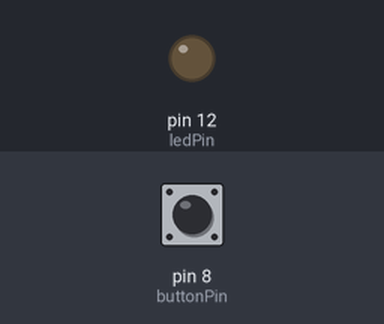
Bench run of a sketch on a simulated Arduino Uno, built with avr-gcc and run on an emulated ATmega328P. On the bench: output pins drawn as LEDs (lit = HIGH). The test bench sets the inputs (shaded band); at power-on: pin 8 (buttonPin) LOW.

Above: at 1.2 s.
1.3 s: pin 8 (buttonPin) pulled HIGH for 0.15 s
At 2.0 s:
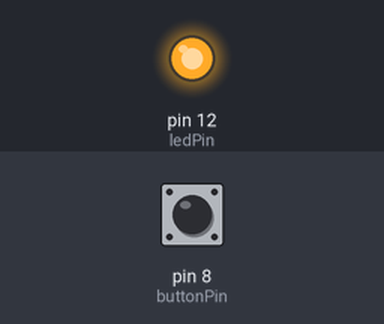
2.9 s: pin 8 (buttonPin) pulled HIGH for 1 s
At 3.3 s:
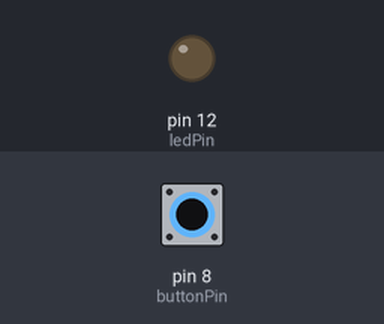
5.4 s: pin 8 (buttonPin) pulled HIGH for 3.2 s
At 6.4 s:
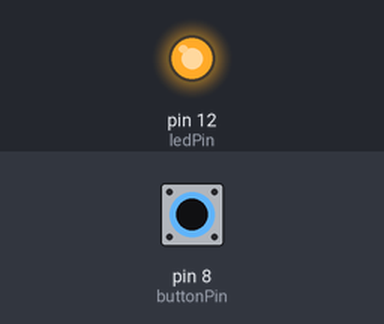
Timing chart, 0 to 8.4 s (numbered marks = the images above; inputs shaded):
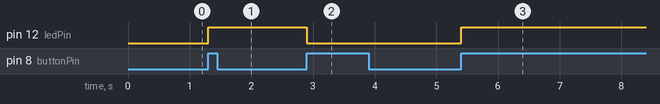

The sketch:

Toggle_Led.ino
```cpp
//Code meant to toggle the led every time a button is pressed.

#define PRESSED 1
#define NOT_PRESSED 0
#define ON 1
#define OFF 0

const int ledPin = 12;
const int buttonPin = 8;
bool isLedOn = false;
bool pinAlreadyGoneToZero = false;

void setup(){
  Serial.begin(9600);
  pinMode(ledPin, OUTPUT);
  pinMode(buttonPin, INPUT);
}

void loop(){
  int buttonState = digitalRead(buttonPin);

  if(buttonState == PRESSED && pinAlreadyGoneToZero == true){
    pinAlreadyGoneToZero = false;
    if(isLedOn){
      digitalWrite(ledPin, OFF);
      isLedOn = false;
    }else{
      digitalWrite(ledPin, ON);
      isLedOn = true;
    }
  }else if(buttonState == NOT_PRESSED){
    pinAlreadyGoneToZero = true;
  }


}
```

Measured:
- after the input at 1.3 s, pin 12 (ledPin): LOW → HIGH at once
- after the input at 2.9 s, pin 12 (ledPin): HIGH → LOW at once
- after the input at 5.4 s, pin 12 (ledPin): LOW → HIGH at once
